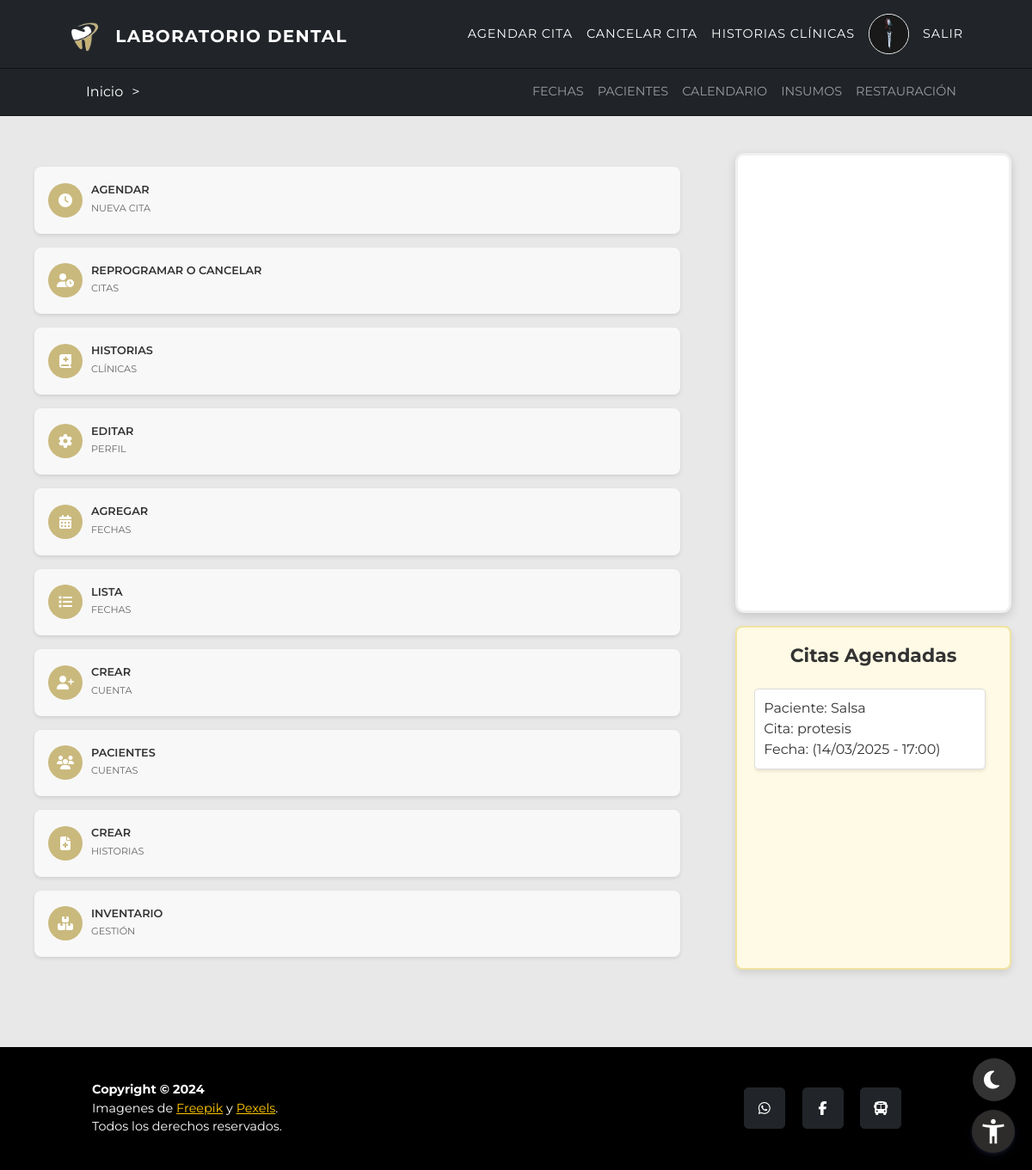
The page /dashboard/ (signed in) on the database as committed earlier.
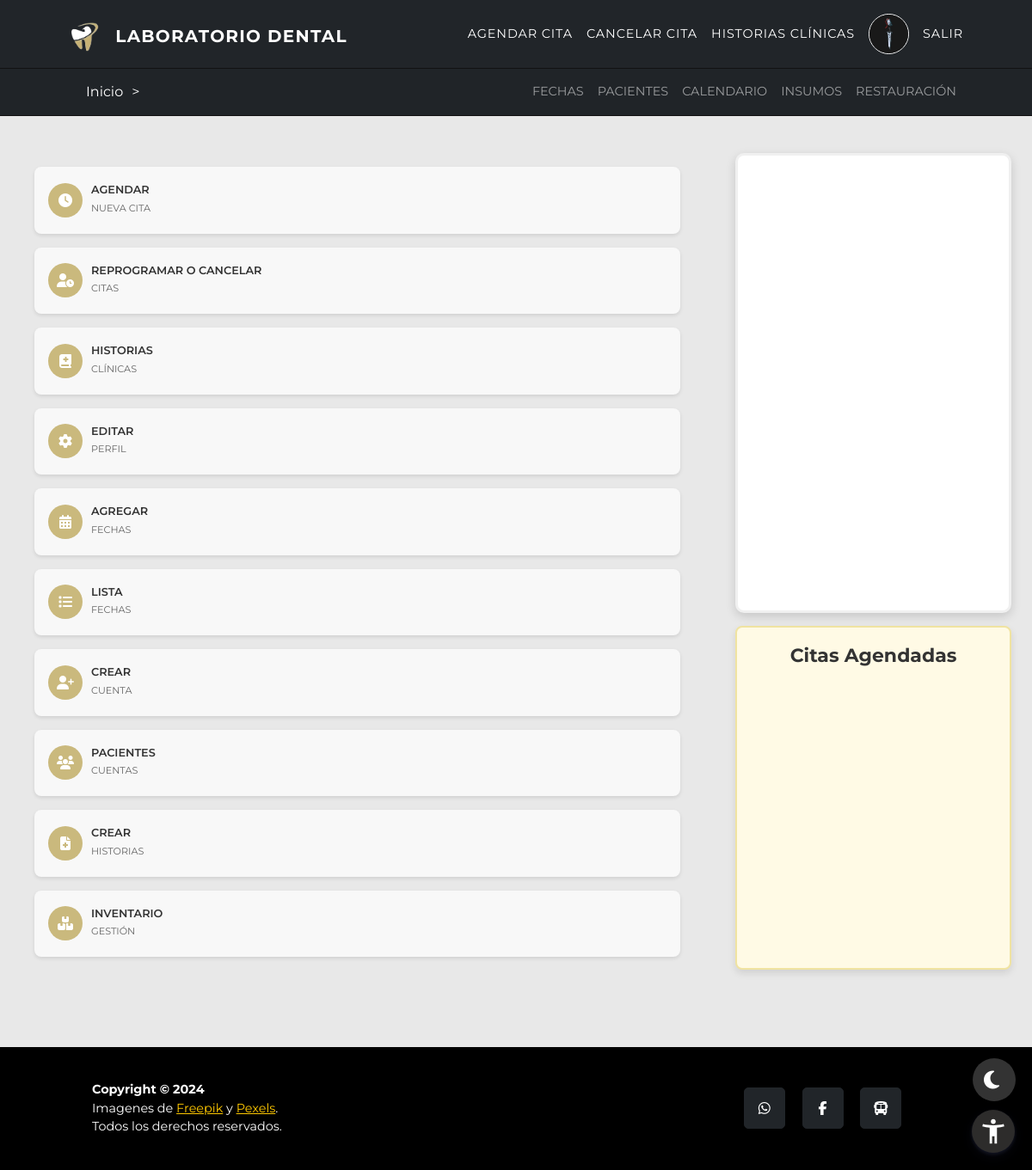
The same page on the database as committed later.
### inicio/models.py (models this page shows, shortened)
class Cita(models.Model):
    ESTADO_CHOICES = (
        ('Programada', 'Programada'),
        ('Asistida', 'Asistida'),
        ('Cancelada', 'Cancelada'),
        ('Inasistida', 'No Asistió'),
    )
    MOTIVO_CHOICES = (
        ('protesis', 'Prótesis'),
        ('ortodoncia', 'Ortodoncia'),
    )
    paciente = models.ForeignKey(UserProfile, on_delete=models.CASCADE)
    fecha_hora = models.ForeignKey(Fecha, on_delete=models.CASCADE, related_name='citas')
    motivo = models.CharField(max_length=20, choices=MOTIVO_CHOICES, default='protesis')
    estado = models.CharField(max_length=20, choices=ESTADO_CHOICES, default='Programada')
    asistio = models.BooleanField(default=False)
    google_event_id = models.CharField(max_length=255, blank=True, null=True)

class UserProfile(AbstractBaseUser, PermissionsMixin):
    TIPO_CHOICES = (
        (1, 'T.I'),
        (2, 'C.C'),
        (3, 'C.E'),
        (4, 'C.I'),
    )
    tipo = models.PositiveSmallIntegerField(choices=TIPO_CHOICES, default=2)
    documento = models.IntegerField(unique=True, validators=[validate_document_length])
    nombre = models.CharField(max_length=50)
    imagen = models.ImageField(upload_to='imagenes/', blank=True, null=True)
    direccion = models.CharField(max_length=100, null=True, blank=True)
    correo = models.EmailField(max_length=100, null=True, blank=True)
    ocupacion = models.CharField(max_length=50, null=True, blank=True)
    celular = models.CharField(max_length=15, null=True, blank=True)
    acudiente = models.CharField(max_length=50, null=True, blank=True)
    edad = models.PositiveSmallIntegerField(null=True, blank=True)
    is_active = models.BooleanField(default=True, null=True, blank=True)
    is_admin = models.BooleanField(default=False, null=True, blank=True)
    is_superuser = models.BooleanField(default=False, null=True, blank=True)
    is_staff = models.BooleanField(default=False)
    objects = UserProfileManager()
    USERNAME_FIELD = 'documento'
    REQUIRED_FIELDS = ['nombre', 'correo']

class Fecha(models.Model):
    fecha = models.DateField()
    hora = models.TimeField()
    fecha_hora = models.DateTimeField(editable=False)
    disponible = models.BooleanField(default=True)
    class Meta:
        unique_together = ('fecha', 'hora')

### dashboard/views.py (the view)
# urls.py: path('dashboard/', views.dashboard, name="dashboard"),
@never_cache
@login_required(login_url='acceso_denegado')
def dashboard(request):
    if request.user.is_superuser:
        citas = Cita.objects.filter(estado='Programada')
        return render(request, 'dashboard.html', {'user': request.user,'citas': citas})
    else:
        return render(request, 'dashboard.html', {'user': request.user})

### dashboard/templates/dashboard.html (shortened to what the changed rows need)
{% extends 'inicio.html' %}
{% load static %}
{% block extra_css %}
<link rel="stylesheet" href="{% static 'css/dashboard.css' %}?v3.2">
<link href="https://cdn.jsdelivr.net/npm/fullcalendar@5.10.1/main.min.css" rel="stylesheet">
{% endblock %}
{% block content %}
<div class="middContent">
  <div class="dashboard-containerII">
    <div class="add">
      <div class="citas">
        <ul>
          {% for cita in citas %}
          <li>
            Paciente: {{ cita.paciente.nombre }} <br>
            Cita: {{ cita.motivo }} <br>
            Fecha: ({{ cita.fecha_hora.fecha|date:"d/m/Y" }} - {{ cita.fecha_hora.hora|date:"H:i" }})
          </li>
          {% endfor %}
        </ul>
      </div>
    </div>
  </div>
</div>
{% endblock %}

Rows that differ between the two databases and show on the page:
no longer on this page (row edited): Cita: paciente.nombre "Salsa", motivo "protesis", fecha_hora.fecha "14/03/2025", fecha_hora.hora "17:00"
